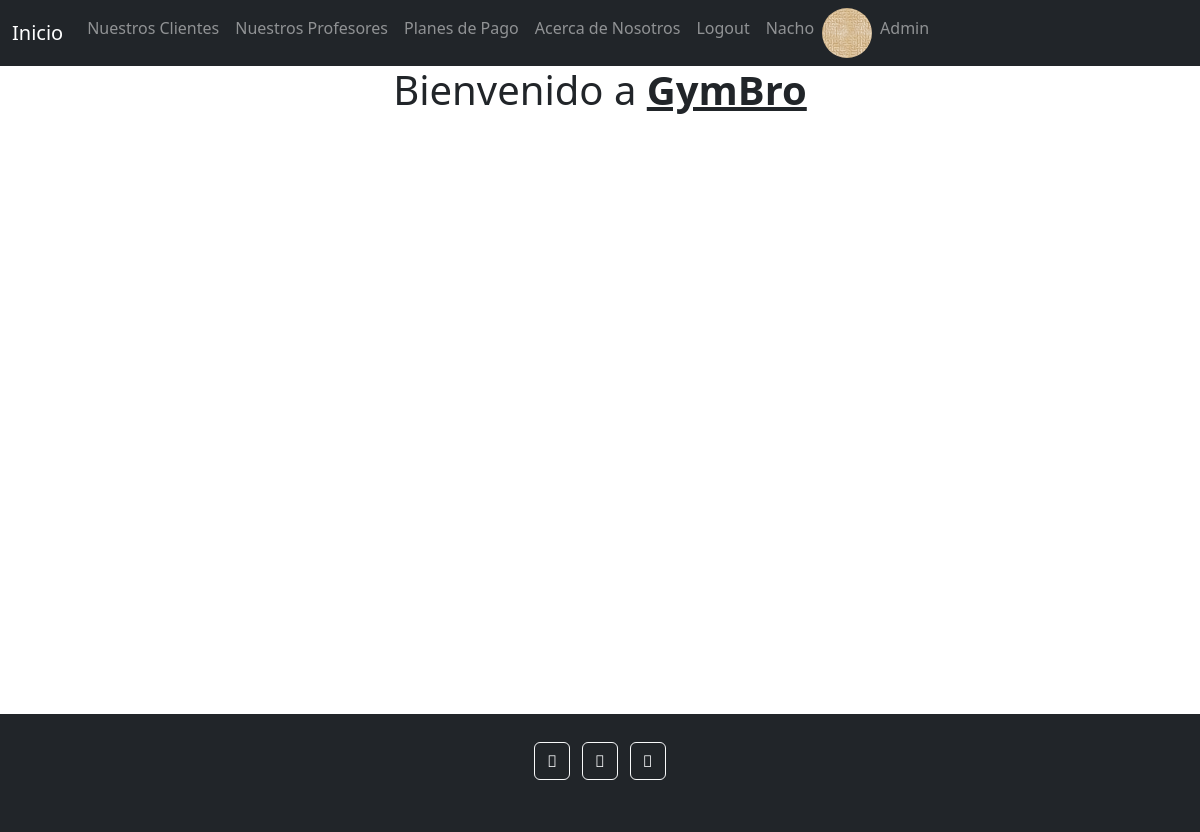
Page / (signed in) on the earlier database version.
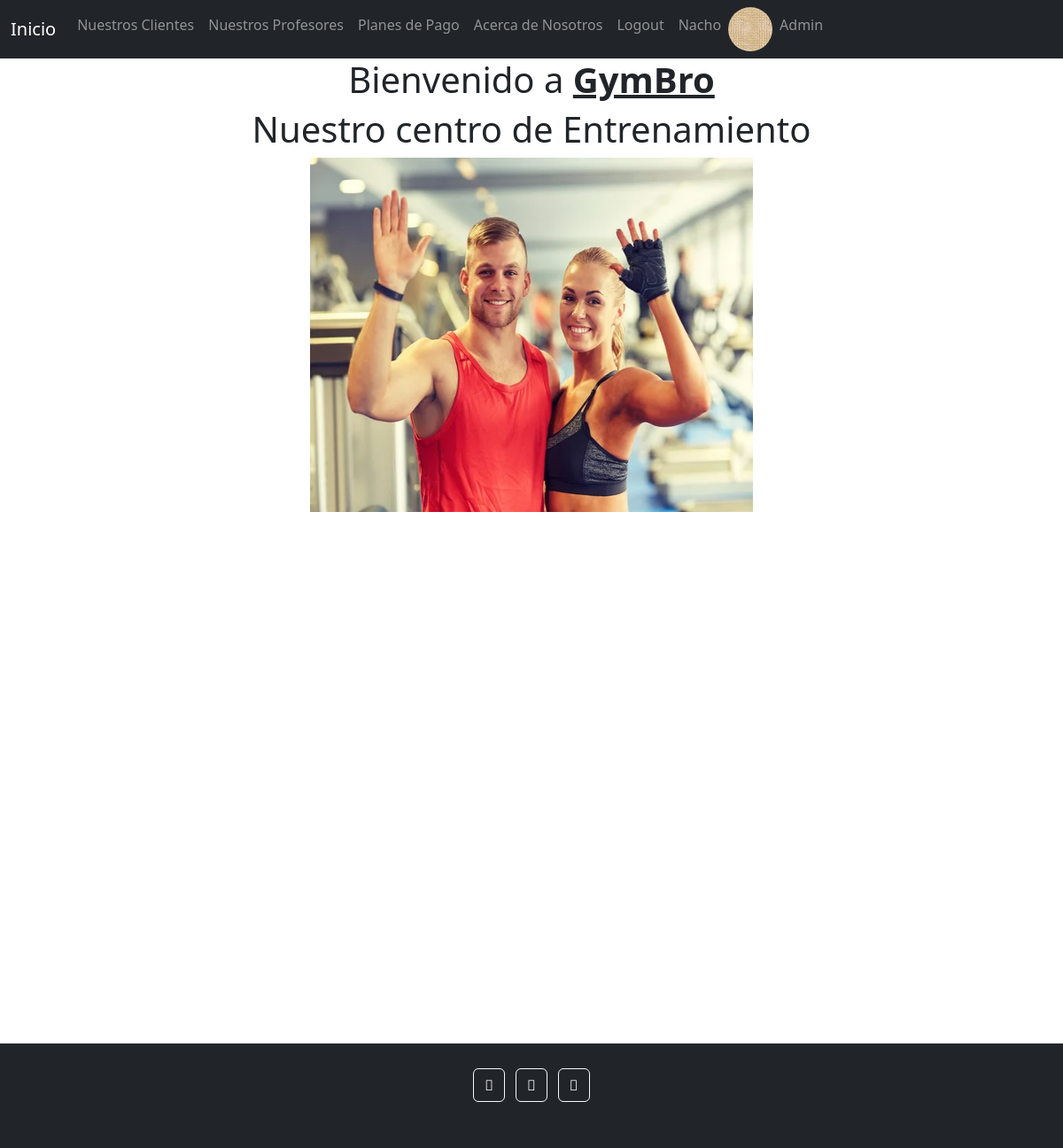
Same page on the later database version.
### users/models.py (models this page shows, shortened)
class WelcomePage(models.Model):
    welcome_greetings = models.CharField(max_length=300)
    welcome_picture = models.ImageField(upload_to="images", null=True, blank=True)

### gym/views.py (the view)
# urls.py: path('', index, name='index'),
def index(request):
    welcome = WelcomePage.objects.all()
    context = {'welcome':welcome}
    return render(request, 'index.html', context=context)

### templates/index.html (shortened to what this page needs)
{% extends 'base.html' %}
{% block content %}
<center>
    <h1>Bienvenido a <u><b>GymBro</b></u></h1>
    {% for wel in welcome %}
        <h1>{{wel.welcome_greetings}}</h1>
        <img src="{{wel.welcome_picture.url}}"
        alt="Bienvenido"
        width="500"
        height="400">
    {% endfor %}
</center>
{% endblock %}

Differences in the rows shown:
added WelcomePage: welcome_greetings "Nuestro centro de Entrenamiento", welcome_picture (picture)
